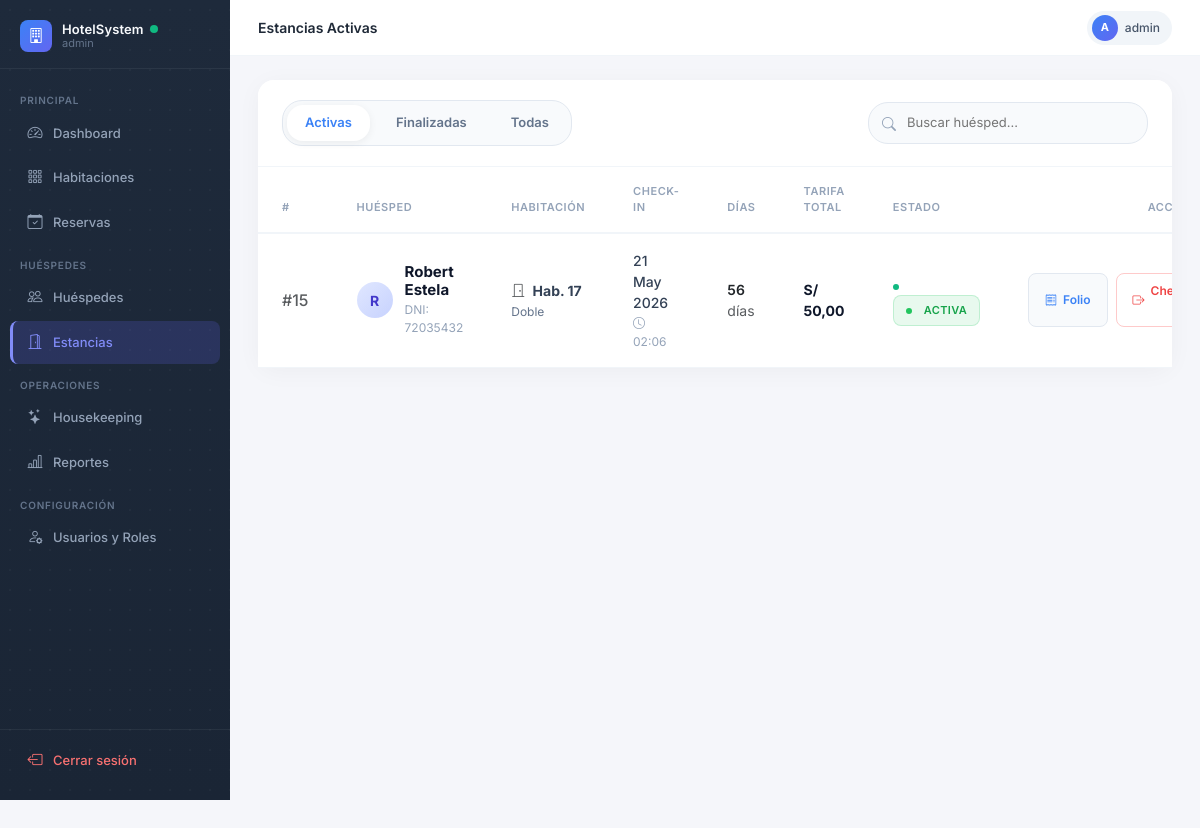
The app's page /estancias/ (signed in), older data.
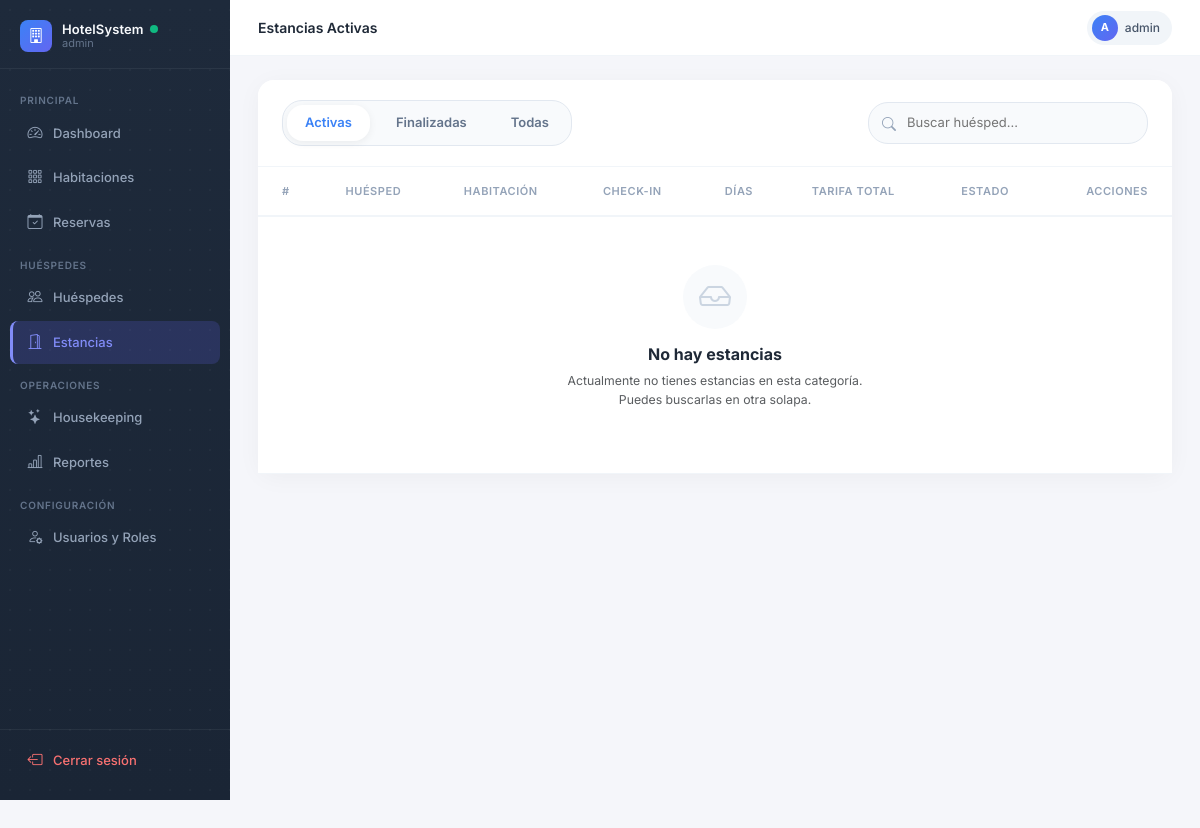
The same page, newer data.
### estancias/models.py (models this page shows, shortened)
class Estancia(models.Model):
    ACTIVA = 'ACTIVA'
    FINALIZADA = 'FINALIZADA'
    ESTADO_CHOICES = [
        (ACTIVA, 'Activa'),
        (FINALIZADA, 'Finalizada'),
    ]
    reserva = models.OneToOneField(Reserva, on_delete=models.CASCADE, related_name='estancia')
    habitacion = models.ForeignKey(Habitacion, on_delete=models.CASCADE, related_name='estancias')
    fecha_checkin = models.DateTimeField(auto_now_add=True)
    fecha_checkout = models.DateTimeField(null=True, blank=True)
    precio_final = models.DecimalField(max_digits=10, decimal_places=2, default=0)
    estado = models.CharField(max_length=20, choices=ESTADO_CHOICES, default=ACTIVA)
    class Meta:
        verbose_name = 'Estancia'
        verbose_name_plural = 'Estancias'

### reservas/models.py (models this page shows, shortened)
class Reserva(models.Model):
    POR_DIA = 'DIA'
    POR_HORA = 'HORA'
    MODALIDAD_CHOICES = [
        (POR_DIA, 'Por dia'),
        (POR_HORA, 'Por horas'),
    ]
    PENDIENTE = 'PENDIENTE'
    CONFIRMADA = 'CONFIRMADA'
    CHECKIN = 'CHECKIN'
    CHECKOUT = 'CHECKOUT'
    CANCELADA = 'CANCELADA'
    ESTADO_CHOICES = [
        (PENDIENTE, 'Pendiente'),
        (CONFIRMADA, 'Confirmada'),
        (CHECKIN, 'Check-In realizado'),
        (CHECKOUT, 'Check-Out realizado'),
        (CANCELADA, 'Cancelada'),
    ]
    DIRECTO = 'DIRECTO'
    WEB = 'WEB'
    AGENCIA = 'AGENCIA'
    ORIGEN_CHOICES = [
        (DIRECTO, 'Directo'),
        (WEB, 'Web'),
        (AGENCIA, 'Agencia'),
    ]
    hotel = models.ForeignKey(Hotel, on_delete=models.CASCADE, related_name='reservas')
    huesped = models.ForeignKey(Huesped, on_delete=models.CASCADE, related_name='reservas')
    habitacion = models.ForeignKey(Habitacion, on_delete=models.SET_NULL, null=True, blank=True, related_name='reservas')
    fecha_entrada = models.DateField()
    fecha_salida = models.DateField()
    fecha_hora_entrada = models.DateTimeField(null=True, blank=True)
    fecha_hora_salida = models.DateTimeField(null=True, blank=True)
    modalidad = models.CharField(max_length=10, choices=MODALIDAD_CHOICES, default=POR_DIA)
    duracion_horas = models.DecimalField(max_digits=5, decimal_places=2, default=0)
    tolerancia_minutos = models.PositiveIntegerField(default=10)
    cargo_extra_desde_minutos = models.PositiveIntegerField(default=30)
    num_adultos = models.IntegerField(default=1, validators=[MinValueValidator(1)])
    estado = models.CharField(max_length=20, choices=ESTADO_CHOICES, default=PENDIENTE)
    precio_total = models.DecimalField(max_digits=10, decimal_places=2, default=0)
    origen = models.CharField(max_length=10, choices=ORIGEN_CHOICES, default=DIRECTO)
    observaciones = models.TextField(blank=True, null=True)
    motivo_cancelacion = models.TextField(blank=True, null=True)
    created_at = models.DateTimeField(auto_now_add=True)
    class Meta:
        verbose_name = 'Reserva'
        verbose_name_plural = 'Reservas'

### huespedes/models.py (models this page shows, shortened)
class Huesped(models.Model):
    DNI = 'DNI'
    PASAPORTE = 'PASAPORTE'
    CE = 'CE'
    TIPO_DOC_CHOICES = [
        (DNI, 'DNI'),
        (PASAPORTE, 'Pasaporte'),
        (CE, 'Carné de Extranjería'),
    ]
    tipo_doc = models.CharField(max_length=10, choices=TIPO_DOC_CHOICES, default=DNI)
    num_doc = models.CharField(max_length=20, unique=True)
    nombres = models.CharField(max_length=100)
    apellidos = models.CharField(max_length=100)
    email = models.EmailField(blank=True, null=True)
    telefono = models.CharField(max_length=20, blank=True, null=True)
    nacionalidad = models.CharField(max_length=50, default='Peruana')
    created_at = models.DateTimeField(auto_now_add=True)
    class Meta:
        verbose_name = 'Huésped'
        verbose_name_plural = 'Huéspedes'

### hotel/models.py (models this page shows, shortened)
class Habitacion(models.Model):
    DISPONIBLE = 'DISPONIBLE'
    OCUPADA = 'OCUPADA'
    LIMPIEZA = 'LIMPIEZA'
    MANTENIMIENTO = 'MANTENIMIENTO'
    ESTADO_CHOICES = [
        (DISPONIBLE, 'Disponible'),
        (OCUPADA, 'Ocupada'),
        (LIMPIEZA, 'En Limpieza'),
        (MANTENIMIENTO, 'En Mantenimiento'),
    ]
    hotel = models.ForeignKey(Hotel, on_delete=models.CASCADE, related_name='habitaciones')
    tipo = models.ForeignKey(TipoHabitacion, on_delete=models.CASCADE, related_name='habitaciones')
    numero = models.CharField(max_length=10)
    piso = models.IntegerField()
    estado = models.CharField(max_length=20, choices=ESTADO_CHOICES, default=DISPONIBLE)
    imagen_url = models.URLField(blank=True, null=True)
    imagenes_urls = models.JSONField(default=list, blank=True)
    class Meta:
        verbose_name = 'Habitación'
        verbose_name_plural = 'Habitaciones'
        unique_together = ['hotel', 'numero']

class TipoHabitacion(models.Model):
    hotel = models.ForeignKey(Hotel, on_delete=models.CASCADE, related_name='tipos_habitacion')
    nombre = models.CharField(max_length=100)
    capacidad = models.IntegerField(validators=[MinValueValidator(1)])
    precio_base = models.DecimalField(max_digits=10, decimal_places=2)
    amenidades = models.JSONField(default=list)
    class Meta:
        verbose_name = 'Tipo de Habitación'
        verbose_name_plural = 'Tipos de Habitación'

### views_frontend.py (the view)
# urls.py: path('estancias/', estancias_lista, name='estancias_lista'),
@login_required
def estancias_lista(request):
    if not _es_recepcionista(request.user):
        return _acceso_denegado(request)
    from django.utils import timezone
    from django.db.models import Q
    estado = request.GET.get('estado', 'ACTIVA')
    q = request.GET.get('q', '').strip()
    estancias = Estancia.objects.select_related(
        'reserva__huesped', 'habitacion__tipo'
    ).order_by('-fecha_checkin')
    if estado != 'TODAS':
        estancias = estancias.filter(estado=estado)
    if q:
        estancias = estancias.filter(
            Q(reserva__huesped__nombres__icontains=q) |
            Q(reserva__huesped__apellidos__icontains=q) |
            Q(reserva__huesped__num_doc__icontains=q)
        )
    for e in estancias:
        if e.fecha_checkout:
            e.dias_estancia = (e.fecha_checkout.date() - e.fecha_checkin.date()).days
        else:
            e.dias_estancia = (timezone.now().date() - e.fecha_checkin.date()).days or 1
    return render(request, 'estancias/lista.html', {'estancias': estancias})

### config/roles.py (called while the page is built)
def es_admin(user):
    if not user or not user.is_authenticated:
        return False
    return user.is_superuser or pertenece_a_grupo(user, ROL_ADMIN)

def es_recepcionista(user):
    if not user or not user.is_authenticated:
        return False
    return es_admin(user) or pertenece_a_grupo(user, ROL_RECEPCIONISTA)

### views_frontend.py (called while the page is built)
def _es_recepcionista(user):
    return roles.es_recepcionista(user)

### templates/estancias/lista.html (shortened to what the changed rows need)
{% extends 'base.html' %}
{% block content %}
<div class="card premium-card">
  <div class="table-responsive">
    <table class="table table-estancias mb-0" style="width: 100%; border-collapse: collapse;">
      <thead>
        <tr>
          <th>#</th>
          <th>Huésped</th>
          <th>Habitación</th>
          <th>Check-in</th>
          <th>Días</th>
          {% if not request.user.groups.all|join:',' == 'Recepcionista' %}
          <th>Tarifa Total</th>
          {% endif %}
          <th>Estado</th>
          <th class="text-end">Acciones</th>
        </tr>
      </thead>
      <tbody>
        {% for e in estancias %}
        <tr>
          <td class="text-muted fw-medium fs-6">#{{ e.id }}</td>
          <td>
            <div class="guest-info">
              <div class="guest-avatar">
                {{ e.reserva.huesped.nombres|slice:":1"|upper }}
              </div>
              <div>
                <div class="fw-bold" style="color: #0f172a; font-size: 15px; line-height: 1.2;">
                  {{ e.reserva.huesped.nombres }}
                  {{ e.reserva.huesped.apellidos }}
                </div>
                <div style="font-size: 12px; color: #94a3b8; margin-top: 2px;">
                  {{ e.reserva.huesped.tipo_doc }}:
                  {{ e.reserva.huesped.num_doc }}
                </div>
              </div>
            </div>
          </td>
          <td>
            <div class="fw-bold" style="color: #334155; font-size: 14px;">
              <i class="bi bi-door-closed me-1 text-muted"></i>
              Hab. {{ e.habitacion.numero }}
            </div>
            <div style="font-size: 12px; color: #64748b; margin-top: 2px;">
              {{ e.habitacion.tipo.nombre }}
            </div>
          </td>
          <td>
            <div class="fw-medium" style="color: #334155;">
              {{ e.fecha_checkin|date:"d M Y" }}
            </div>
            <div style="font-size: 12px; color: #94a3b8; margin-top: 2px;">
              <i class="bi bi-clock me-1"></i>
              {{ e.fecha_checkin|date:"H:i" }}
            </div>
          </td>
          <td>
            <div class="fw-semibold text-dark">
              {{ e.dias_estancia }} <span class="fw-normal text-muted">días</span>
            </div>
          </td>
          {% with user_groups=request.user.groups.all|join:',' %}
          {% if 'Recepcionista' not in user_groups or request.user.is_superuser %}
          <td>
            <div class="fw-bold" style="color: #0f172a;">S/ {{ e.precio_final }}</div>
          </td>
          {% endif %}
          {% endwith %}
          <td>
            {% if e.estado == 'ACTIVA' %}
            <span class="badge-estancia activa">ACTIVA</span>
            {% else %}
            <span class="badge-estancia finalizada">FINALIZADA</span>
            {% endif %}
          </td>
          <td class="text-end">
            <div class="d-flex gap-2 justify-content-end">
              <a href="/estancias/{{ e.id }}/folio/" class="btn-premium btn-folio">
                <i class="bi bi-receipt"></i> Folio
              </a>
              {% if e.estado == 'ACTIVA' %}
              <a href="/estancias/{{ e.id }}/checkout/" class="btn-premium btn-checkout"
                onclick="return confirm('¿Confirmar check-out de {{ e.reserva.huesped.nombres }}?')">
                <i class="bi bi-box-arrow-right"></i> Check-out
              </a>
              {% endif %}
            </div>
          </td>
        </tr>
        {% empty %}
        <tr>
          <td
            colspan="{% with user_groups=request.user.groups.all|join:',' %}{% if 'Recepcionista' in user_groups and not request.user.is_superuser %}7{% else %}8{% endif %}{% endwith %}"
            class="text-center py-5">
            <div style="max-width: 300px; margin: 0 auto;">
              <div
                style="width: 64px; height: 64px; background: #f8fafc; border-radius: 50%; display: flex; align-items: center; justify-content: center; margin: 0 auto 16px;">
                <i class="bi bi-inbox fs-2 text-slate-400" style="color: #cbd5e1;"></i>
              </div>
              <h6 class="fw-bold text-slate-700 mb-2">No hay estancias</h6>
              <p class="text-muted small">Actualmente no tienes estancias en esta categoría. Puedes buscarlas en otra
                solapa.</p>
            </div>
          </td>
        </tr>
        {% endfor %}
      </tbody>
    </table>
  </div>
</div>
{% endblock %}

Row changes from the older to the newer data that the page shows:
no longer on this page (row edited): Estancia: id "15", reserva.huesped.nombres "R", reserva.huesped.nombres "Robert", reserva.huesped.apellidos "Estela", reserva.huesped.tipo_doc "DNI", reserva.huesped.num_doc "72035432", habitacion.numero "17", habitacion.tipo.nombre "Doble", fecha_checkin "21 May 2026", fecha_checkin "02:06", dias_estancia "56", precio_final "50,00", estado "ACTIVA"
Text that changed along with them:
text now shown: "No hay estancias Actualmente no tienes estancias en esta categoría. Puedes buscarlas en otra solapa."
